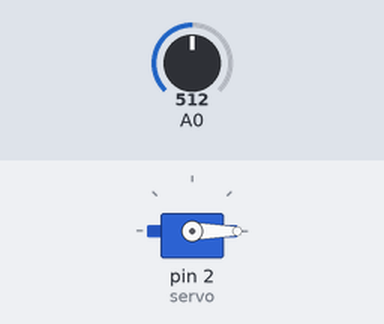
The sketch below on a simulated Arduino Uno, built with avr-gcc and run on an emulated ATmega328P. On the bench: servo. Inputs (shaded band) come from the test bench; at power-on: A0 = 512.

Above: at 1.2 s.
1.3 s: A0 set to 524
At 2.1 s:
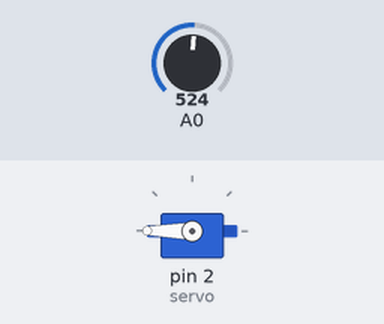
2.8 s: A0 set to 511
At 3.2 s:
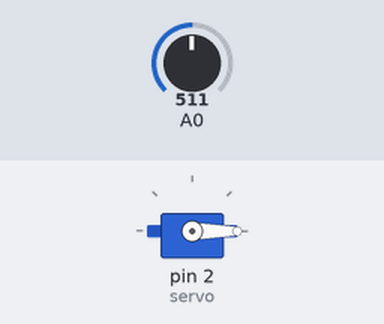
4.3 s: A0 set to 716
At 5.6 s:
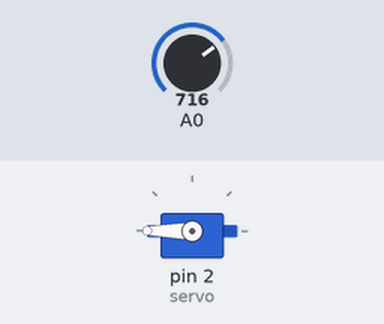
Timing chart, 0 to 7.3 s (numbered marks = the images above; inputs shaded):
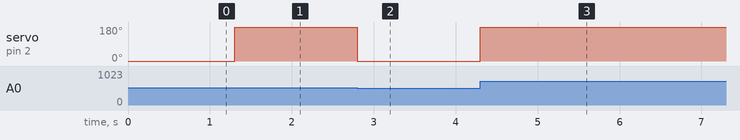

Measured:
- the behaviour switches between 512 and 513 on A0 (found by bisection; images 0 and 1)
- after the input at 1.3 s, servo on pin 2 (servo): 0° → 180° at once
- after the input at 2.8 s, servo on pin 2 (servo): 180° → 0° at once
- after the input at 4.3 s, servo on pin 2 (servo): 0° → 180° at once

The sketch:

servo_ldr.ino
```cpp
#include <Servo.h>

Servo servo;
int level = 0;
int min_level = 1025;
int max_level = 0;

void setup()
{
  servo.attach(2);
}

void loop()
{
  level = analogRead(A0);

  if (level > max_level) {
    max_level = level;
  }
  if (level < min_level) {
    min_level = level;
  }

  int out = map(level, min_level, max_level, 0, 180);

  servo.write(out);
}
```
